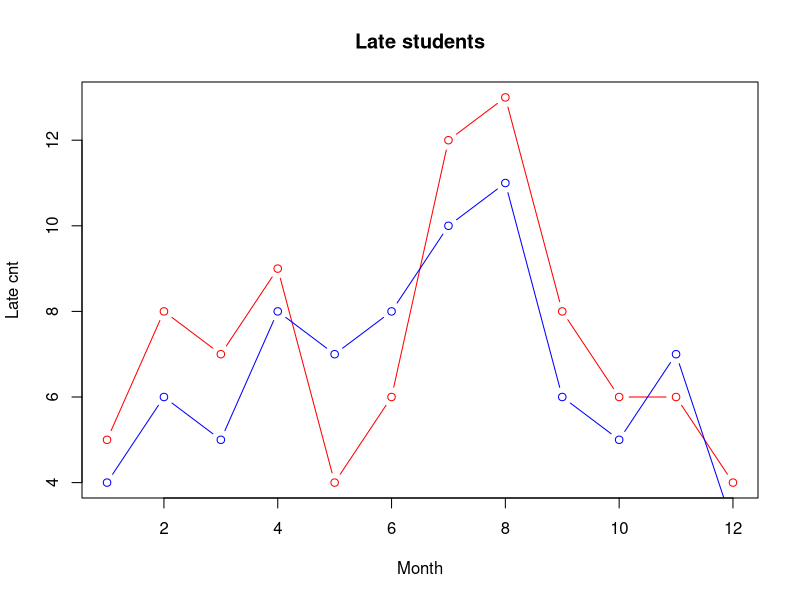

Write R code to recreate this figure.
month = 1:12
late1 = c(5, 8, 7, 9, 4, 6, 12, 13, 8, 6, 6, 4)
late2 = c(4, 6, 5, 8, 7, 8, 10, 11, 6, 5, 7, 3)
plot(month,
     late1,
     main = 'Late students',
     type = 'b',
     lty = 1,
     col = 'red',
     xlab = 'Month',
     ylab = 'Late cnt')
lines(month,
      late2,
      type = 'b',
      col = 'blue')